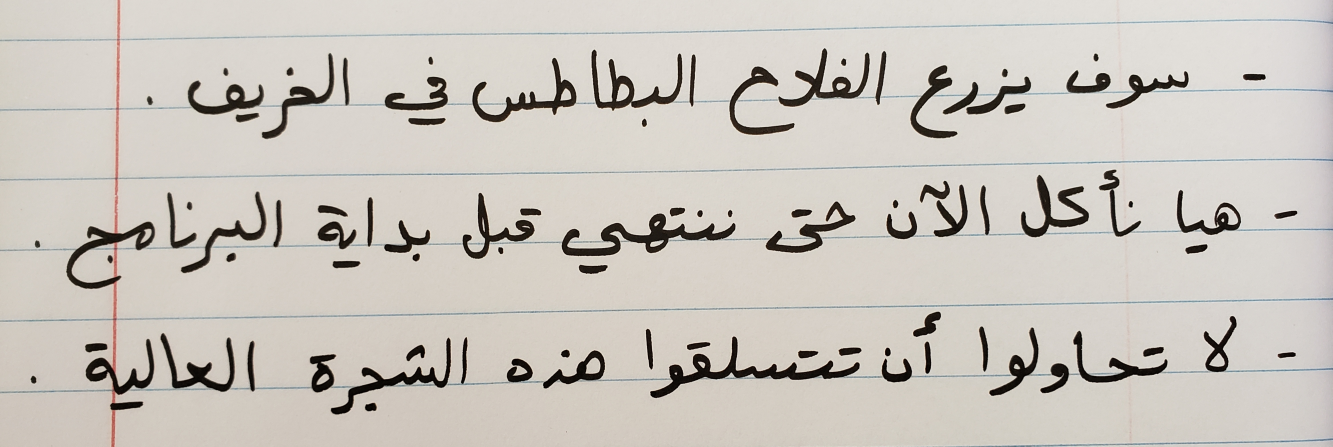
#> input picture images/arabic-handwriting-4.jpg, 3997 x 1340 px (shown at 1/3 size); its folder holds only this picture in this run
$ python preprocess_images.py
#> lines starting #> are read from the running program, lines starting #| are printed output that depends on the picture
import os
import cv2

INPUT_DIR = "images"
OUTPUT_DIR = "processed_images"

# Start conservative. This avoids huge visual token counts.
MAX_SIDE = 1000

os.makedirs(OUTPUT_DIR, exist_ok=True)

for filename in os.listdir(INPUT_DIR):
    if not filename.lower().endswith((".png", ".jpg", ".jpeg", ".webp", ".tif", ".tiff", ".bmp")):
        continue

    input_path = os.path.join(INPUT_DIR, filename)
    output_path = os.path.join(OUTPUT_DIR, filename.rsplit(".", 1)[0] + "_processed.png")

    img = cv2.imread(input_path)
#> img is the input picture: shape (1340, 3997, 3); mean B, G, R 189.7, 196.8, 202.1
    if img is None:
        print(f"Could not read: {input_path}")
        continue

    h, w = img.shape[:2]
#> h = 1340; w = 3997
    print(f"Original {filename}: {w}x{h}")
#| Original arabic-handwriting-4.jpg: 3997x1340

    scale = min(1.0, MAX_SIDE / max(h, w))
#> scale = 0.25

    if scale < 1.0:
        new_w = int(w * scale)
#> new_w = 999
        new_h = int(h * scale)
#> new_h = 335
        img = cv2.resize(img, (new_w, new_h), interpolation=cv2.INTER_AREA)
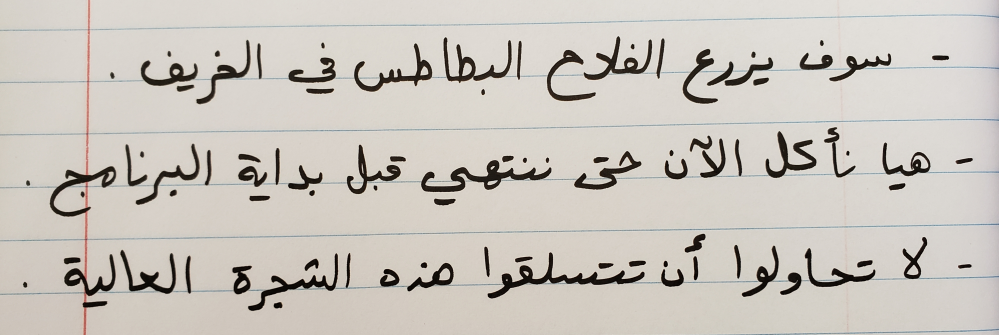
#> img: shape (335, 999, 3); mean B, G, R 189.7, 196.8, 202.1
        print(f"Resized {filename}: {new_w}x{new_h}")
#| Resized arabic-handwriting-4.jpg: 999x335
    else:
        print(f"No resize needed for {filename}")

    gray = cv2.cvtColor(img, cv2.COLOR_BGR2GRAY)

    # Mild denoise
    gray = cv2.fastNlMeansDenoising(gray, None, h=5)

    # Mild contrast enhancement
    clahe = cv2.createCLAHE(clipLimit=1.5, tileGridSize=(8, 8))
    gray = clahe.apply(gray)

    cv2.imwrite(output_path, gray)
    print(f"Saved: {output_path}")
